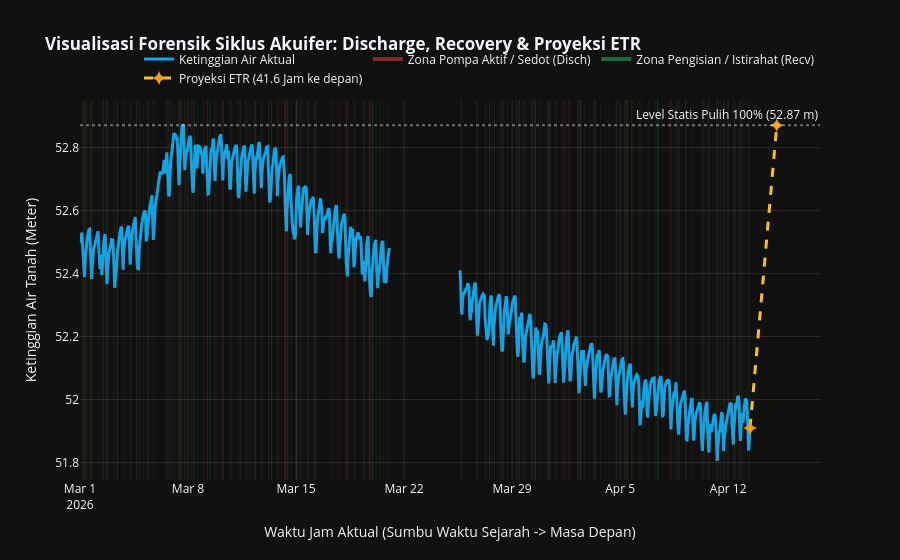

Source (notebook cell):
### Code cell
import plotly.graph_objects as go
import pandas as pd

fig_cycle = go.Figure()

# ==============================================================================
# 1. PLOT GARIS UTAMA (SISA KETINGGIAN AIR)
# ==============================================================================
fig_cycle.add_trace(
    go.Scatter(
        x=df_calc['Waktu'],
        y=df_calc['Data_Air_Tanah'],
        mode='lines',
        name='Ketinggian Air Aktual',
        line=dict(color='#0ea5e9', width=3)
    )
)

# ==============================================================================
# 2. HIGHLIGHT AREA ZONA POMPA (RED) & ZONA ISI ULANG (GREEN)
# ==============================================================================
# Mewarnai setiap blok latar belakang yang terdeteksi sebagai zona tarikan (Discharge)
for _, row in cycles_discharge.iterrows():
    fig_cycle.add_vrect(
        x0=row['Waktu_Mulai'], x1=row['Waktu_Selesai'],
        fillcolor="#ef4444", opacity=0.15, line_width=0 # Warna merah transparan
    )

# Mewarnai setiap blok latar belakang yang terdeteksi sebagai zona pengisian (Charge)
for _, row in cycles_charge.iterrows():
    fig_cycle.add_vrect(
        x0=row['Waktu_Mulai'], x1=row['Waktu_Selesai'],
        fillcolor="#22c55e", opacity=0.15, line_width=0 # Warna hijau transparan
    )

# ==============================================================================
# 3. TRACE DUMMY AGAR ZONA WARNA MUNCUL DI LEGEND (Keterangan)
# ==============================================================================
fig_cycle.add_trace(go.Scatter(
    x=[None], y=[None], mode='lines', name='Zona Pompa Aktif / Sedot (Disch)',
    line=dict(color='rgba(239, 68, 68, 0.5)', width=4)
))
fig_cycle.add_trace(go.Scatter(
    x=[None], y=[None], mode='lines', name='Zona Pengisian / Istirahat (Recv)',
    line=dict(color='rgba(34, 197, 94, 0.5)', width=4)
))

# ==============================================================================
# 4. PROYEKSI VISUAL ETR (ESTIMATED TIME OF RECOVERY) DARI TITIK TERAKHIR
# ==============================================================================
if etr_jam > 0:
    waktu_terakhir = df_calc['Waktu'].iloc[-1]
    waktu_etr = waktu_terakhir + pd.Timedelta(hours=etr_jam)
    
    # Titik awal saat ini menuju waktu prediksi masa depan (ETR)
    fig_cycle.add_trace(
        go.Scatter(
            x=[waktu_terakhir, waktu_etr],
            y=[volume_saat_ini, statis_ideal],
            mode='lines+markers',
            name=f'Proyeksi ETR ({etr_jam:.1f} Jam ke depan)',
            line=dict(color='#fbbf24', width=3, dash='dash'), # Kuning putus-putus
            marker=dict(size=10, symbol='star-diamond', color='#f59e0b')
        )
    )
    
    # Garis Horizontal Batas Atas yang menunjukkan "Kapan dia Penuh (Statis/Pulih)"
    fig_cycle.add_hline(
        y=statis_ideal, 
        line_dash="dot", 
        annotation_text=f"Level Statis Pulih 100% ({statis_ideal:.2f} m)", 
        annotation_position="top right",
        line_color="rgba(255, 255, 255, 0.4)"
    )

# ==============================================================================
# 5. KOSMETIKA DASHBOARD KHAS DATA SCIENCE
# ==============================================================================
fig_cycle.update_layout(
    title='<b>Visualisasi Forensik Siklus Akuifer: Discharge, Recovery & Proyeksi ETR</b>',
    xaxis_title='Waktu Jam Aktual (Sumbu Waktu Sejarah -> Masa Depan)',
    yaxis_title='Ketinggian Air Tanah (Meter)',
    template='plotly_dark',
    hovermode='x unified',
    legend=dict(orientation="h", yanchor="bottom", y=1.02, xanchor="right", x=1)
)

# Render
fig_cycle.update_yaxes(showgrid=True, gridcolor='rgba(255, 255, 255, 0.1)')
fig_cycle.update_xaxes(showgrid=True, gridcolor='rgba(255, 255, 255, 0.1)')
fig_cycle.show()
